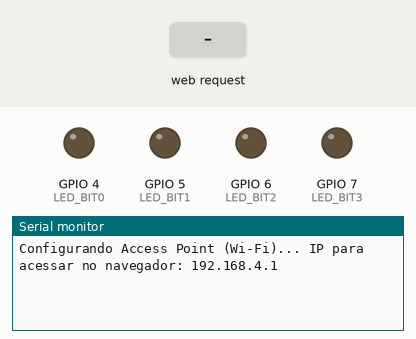
This sketch was run on a simulated ESP32-C3. Parts: output pins drawn as LEDs (lit = HIGH), the last lines printed to the serial monitor. The inputs (shaded band) are chosen by the test bench.

Above: at 1.2 s.
1.3 s: HTTP request GET /calc received
At 2.5 s:
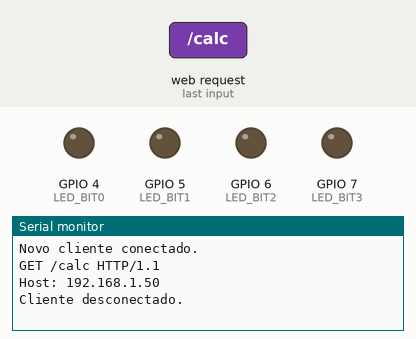
2.8 s: HTTP request GET /add received
At 3.6 s:
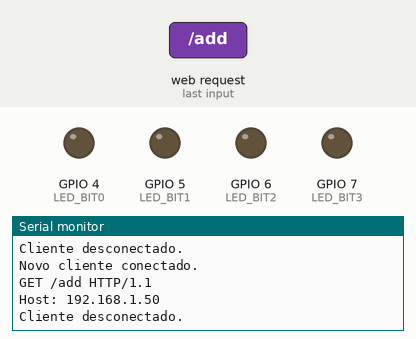

Measured:
- after the input at 1.3 s, the serial monitor: prints a new line at once (image 1)
- after the input at 2.8 s, the serial monitor: prints a new line at once (image 2)

The sketch:

calculadora.ino
```cpp
#include <WiFi.h>

// Substitua com as credenciais que preferir para o laboratório
const char* ssid = "Calculadora_ESP32_C3";
const char* password = ""; // Deixando vazio a rede fica aberta para conectar rápido

// Define o servidor na porta 80
WiFiServer server(80);

// Variável para armazenar a requisição HTTP do navegador
String header;

// 1. CONFIGURAÇÃO DOS PINOS EXCLUSIVOS DO ESP32-C3 DEV MODULE
const int LED_BIT0 = 4; // Bit menos significativo (LSB - o da direita)
const int LED_BIT1 = 5;
const int LED_BIT2 = 6;
const int LED_BIT3 = 7; // Bit mais significativo (MSB - o da esquerda/sinal)

// Variável para armazenar o aviso visual de estouro de capacidade
String statusOverflow = "";

void setup() {
  // Inicializa o monitor serial (Lembre de ativar "USB CDC On Boot: Enabled" nas ferramentas)
  Serial.begin(115200);

  // Inicializa os 4 pinos configurados como SAÍDA
  pinMode(LED_BIT0, OUTPUT);
  pinMode(LED_BIT1, OUTPUT);
  pinMode(LED_BIT2, OUTPUT);
  pinMode(LED_BIT3, OUTPUT);

  // Garante que todos os LEDs iniciam apagados
  digitalWrite(LED_BIT0, LOW);
  digitalWrite(LED_BIT1, LOW);
  digitalWrite(LED_BIT2, LOW);
  digitalWrite(LED_BIT3, LOW);

  // Configura e inicia o Access Point (Hotspot)
  Serial.print("Configurando Access Point (Wi-Fi)... ");
  WiFi.softAP(ssid, password);
  IPAddress IP = WiFi.softAPIP();
  Serial.print("IP para acessar no navegador: ");
  Serial.println(IP);

  server.begin();
}

void loop() {
  WiFiClient client = server.available(); // Escuta por novos clientes (celular/PC)

  if (client) {
    Serial.println("Novo cliente conectado.");
    String currentLine = ""; // Armazena a linha atual que vem do cliente

    while (client.connected()) { // Loop enquanto o cliente estiver conectado
      if (client.available()) {
        char c = client.read();
        Serial.write(c);
        header += c;

        if (c == '\n') { // Se o caractere for uma quebra de linha
          // Se a linha atual veio em branco, indica o fim da requisição HTTP
          if (currentLine.length() == 0) {

            // Envia o cabeçalho de resposta HTTP padrão
            client.println("HTTP/1.1 200 OK");
            client.println("Content-type:text/html");
            client.println("Connection: close");
            client.println();

            // -------------------------------------------------------------
            // TRATAMENTO DO MIOLO: CALCULO REQUISITADO VIA URL
            // -------------------------------------------------------------
            if (header.indexOf("GET /calc") >= 0) {
              // Localiza as posições das variáveis dentro da String bruta da URL
              int posA = header.indexOf("a=") + 2;
              int posB = header.indexOf("&b=") + 3;
              int posOp = header.indexOf("&op=") + 4;
              int posFim = header.indexOf(" HTTP");

              // Recorta as substrings binárias textuais
              String paramA = header.substring(posA, posA + 4);
              String paramB = header.substring(posB, posB + 4);
              String paramOp = header.substring(posOp, posFim);

              // 1. Parsing: Converte as Strings binárias para inteiros usando strtol (Base 2)
              int valA = strtol(paramA.c_str(), NULL, 2);
              int valB = strtol(paramB.c_str(), NULL, 2);

              // 2. Operação Aritmética NATIVA do C (Abstração de alto nível)
              int resultado = (paramOp == "add") ? (valA + valB) : (valA - valB);

              // --- DETECÇÃO DE OVERFLOW EM COMPLEMENTO DE DOIS (4 BITS) ---
              // Converte a interpretação lógica para números sinalizados (-8 a +7)
              int signedA = (valA > 7) ? (valA - 16) : valA;
              int signedB = (valB > 7) ? (valB - 16) : valB;
              int signedRes = (paramOp == "add") ? (signedA + signedB) : (signedA - signedB);

              // Se o resultado extrapolar o range de 4 bits (-8 a +7), ativa o alerta de overflow
              if (signedRes < -8 || signedRes > 7) {
                statusOverflow = "<h2 style='color:red;'>⚠️ ERRO: OVERFLOW DETECTADO! (Invasão do bit de sinal)</h2>";
              } else {
                statusOverflow = "<h2 style='color:green;'>✔️ Cálculo processado com sucesso no hardware!</h2>";
              }

              // 3. Mascaramento (Garante que só aproveitamos os 4 primeiros bits inferiores)
              resultado = resultado & 0x0F;

              // 4. Output para GPIO: Atualiza os pinos físicos fazendo deslocamento de bits
              digitalWrite(LED_BIT0, resultado & 0x01);       // Isola o bit 0
              digitalWrite(LED_BIT1, (resultado >> 1) & 0x01); // Desloca e isola o bit 1
              digitalWrite(LED_BIT2, (resultado >> 2) & 0x01); // Desloca e isola o bit 2
              digitalWrite(LED_BIT3, (resultado >> 3) & 0x01); // Desloca e isola o bit 3
            }

            // -------------------------------------------------------------
            // RENDERIZAÇÃO DA INTERFACE GRÁFICA (HTML/CSS)
            // -------------------------------------------------------------
            client.println("<!DOCTYPE html><html>");
            client.println("<head><meta name=\"viewport\" content=\"width=device-width, initial-scale=1\">");
            client.println("<meta charset=\"UTF-8\"><title>Calculadora ESP32-C3</title>");
            client.println("<style>html { font-family: Helvetica; display: inline-block; margin: 0px auto; text-align: center;}");
            client.println("input, select, button { font-size: 22px; margin: 10px; padding: 8px; }</style></head>");

            client.println("<body><h1>Calculadora de 4 Bits (PCS3732)</h1>");

            // Injeta dinamicamente a mensagem de sucesso ou o alerta de Overflow
            client.println(statusOverflow);

            // Formulário que cria o gatilho HTTP no formato: /calc?a=0110&b=0010&op=add
            client.println("<form action=\"/calc\" method=\"GET\">");
            client.println("Operando A (4 bits): <input type=\"text\" name=\"a\" maxlength=\"4\" required placeholder=\"ex: 0101\"><br>");
            client.println("Operando B (4 bits): <input type=\"text\" name=\"b\" maxlength=\"4\" required placeholder=\"ex: 0010\"><br>");
            client.println("Operação: <select name=\"op\">");
            client.println("<option value=\"add\">Soma (+)</option>");
            client.println("<option value=\"sub\">Subtração (-)</option>");
            client.println("</select><br><br>");
            client.println("<button type=\"submit\">Enviar para o Processador</button>");
            client.println("</form>");

            client.println("</body></html>");
            client.println(); // A resposta HTTP termina com uma linha em branco
            break;
          } else {
            currentLine = ""; // Se veio uma nova linha, limpa a linha atual
          }
        } else if (c != '\r') {
          currentLine += c; // Adiciona o caractere recebido à linha atual
        }
      }
    }
    // Limpa a variável do cabeçalho e fecha a conexão com o cliente
    header = "";
    client.stop();
    Serial.println("Cliente desconectado.");
    Serial.println("");
  }
}
```
